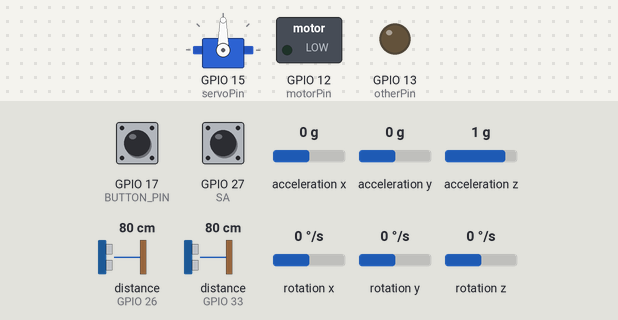
Recording of a sketch running on a simulated ESP32. On the bench: servo, switched loads named in the sketch (green lamp = pin HIGH), output pins drawn as LEDs (lit = HIGH). Inputs (shaded band) come from the test bench; at power-on: GPIO 17 (BUTTON_PIN) HIGH, distance to the obstacle (sensors on GPIO 26, GPIO 33) 80 cm, GPIO 27 (SA) HIGH, acceleration x 0 g, acceleration y 0 g, acceleration z 1 g, rotation x 0 °/s, rotation y 0 °/s, rotation z 0 °/s. The echo pulse lasts 58.3 µs per cm; pins used as bus, display or sensor lines are not drawn.

Above: at 0.8 s.
0.9 s: GPIO 17 (BUTTON_PIN) pulled LOW for 0.15 s
At 1.7 s:
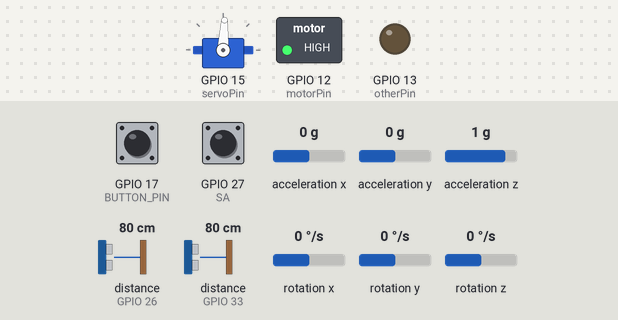
2.9 s: distance to the obstacle (sensor on GPIO 26) set to 2 cm
At 3.5 s:
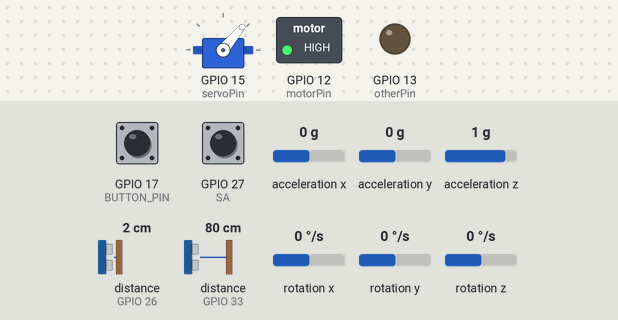
4.4 s: distance to the obstacle (sensor on GPIO 26) set to 5 cm
At 4.7 s:
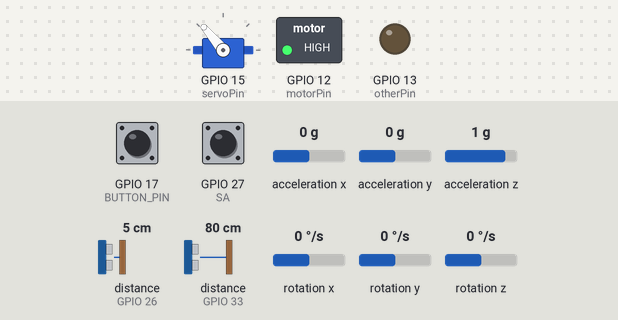
5.9 s: distance to the obstacle (sensor on GPIO 33) set to 4 cm
At 6.9 s:
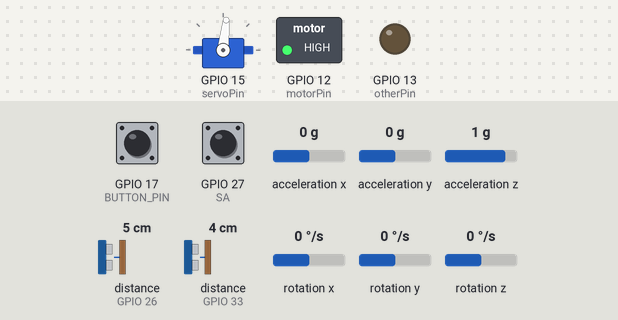
7.4 s: distance to the obstacle (sensor on GPIO 33) set to 13 cm
At 7.9 s:
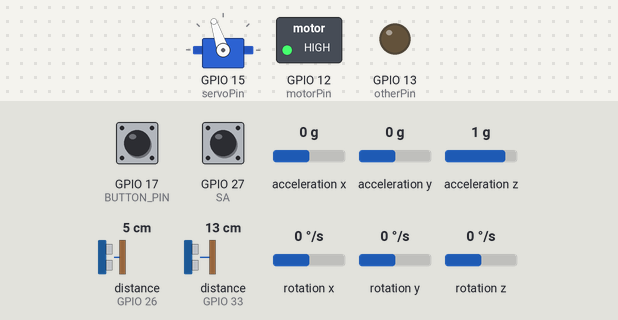
8.9 s: distance to the obstacle (sensor on GPIO 26) set to 18 cm
At 10.2 s:
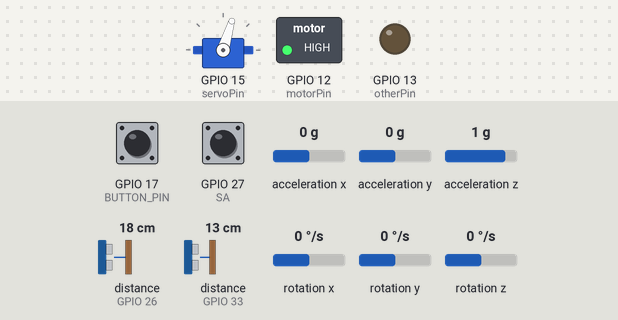
Timing chart, 0 to 11.4 s (numbered marks = the images above; inputs shaded):
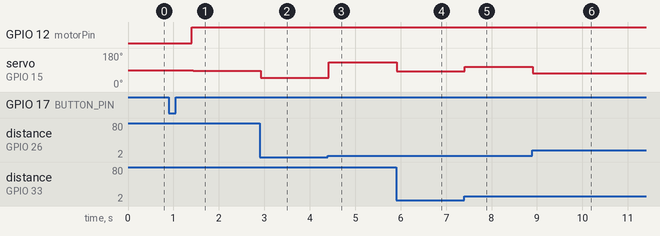

The sketch:

Open.ino
```cpp
#include <Arduino.h>
#include <ESP32Servo.h>
#include "Wire.h"
#include "I2Cdev.h"
#include "MPU6050.h"
#include <PID_v1.h>

unsigned long previousMillis = 0; // Stores the last time the action was run
const unsigned long interval = 1000; // Interval in milliseconds (e.g., 1000 ms = 1 second)

#define SA 27
#define SB 14

// ===== Globals =====
long prevT = 0;
int posPrev = 0;
volatile int pos_i = 0;

float v1Filt = 0;
float v1Prev = 0;

const int PULSOS_POR_REV = 12;

#define BUTTON_PIN 17

// --- IMU ---
MPU6050 mpu;
int16_t ax, ay, az;
int16_t gx, gy, gz;

float yaw = 0;
unsigned long lastIMUTime = 0;    // for integration
unsigned long lastPrintTime = 0;  // for printing
const unsigned long PRINT_INTERVAL = 200; // ms

// --- Pines de los ultrasonicos ---
const int trigPin1 = 25;
const int echoPin1 = 26;
const int trigPin2 = 32;
const int echoPin2 = 33;

// --- Servo ---
Servo serv;
const int servoPin = 15;

// --- Motor DC ---
const int motorPin = 12;   // PWM velocidad
const int otherPin = 13;   // Dirección / freno
const int freq = 10000;    // 10 kHz
const int resolution = 8;  // 8 bits (0-255)
bool dirc = false;

const int SERVO_CENTER = 87;  // prueba: ajústalo hasta que vaya recto

bool out;

// Lectura robusta HC-SR04 (mediana de 3, pulldown)
static inline long medirUna(int trigPin, int echoPin) {
  unsigned long t = micros();
  while (digitalRead(echoPin) == HIGH && (micros() - t) < 2000) {}
  digitalWrite(trigPin, LOW);  delayMicroseconds(2);
  digitalWrite(trigPin, HIGH); delayMicroseconds(10);
  digitalWrite(trigPin, LOW);
  unsigned long dur = pulseInLong(echoPin, HIGH, 25000UL);
  if (dur == 0) return 400;
  long cm = (long)(dur * 0.0343f * 0.5f);
  if (cm < 3) return 400;
  return cm;
}
long medirDistancia(int trigPin, int echoPin) {
  long a = medirUna(trigPin, echoPin); delayMicroseconds(100);
  long b = medirUna(trigPin, echoPin); delayMicroseconds(100);
  long c = medirUna(trigPin, echoPin);
  if (a > b) { long t=a; a=b; b=t; }
  if (b > c) { long t=b; b=c; c=t; }
  if (a > b) { long t=a; a=b; b=t; }
  return b;
}

// ===== PID Variables =====
double Setpoint, Input, Output;

// Initial guess for PID tuning
double Kp = 0.54, Ki = 0.05, Kd = 0.0125;

// Create PID object
PID myPID(&Input, &Output, &Setpoint, Kp, Ki, Kd, DIRECT);

// ===== Encoder ISR =====
void IRAM_ATTR readEncoder() {
  int b = digitalRead(SB);
  int increment = (b > 0) ? 1 : -1;
  pos_i += increment;
}

void setup() {
  Serial.begin(115200);
  pinMode(SA, INPUT_PULLUP);
  pinMode(SB, INPUT_PULLUP);
  attachInterrupt(digitalPinToInterrupt(SA), readEncoder, RISING);

  Wire.begin();
  mpu.initialize();

  pinMode(trigPin1, OUTPUT);
  pinMode(echoPin1, INPUT);
  pinMode(trigPin2, OUTPUT);
  pinMode(echoPin2, INPUT);

  // Configuración del botón
  pinMode(BUTTON_PIN, INPUT_PULLUP);

  serv.attach(servoPin);
  serv.write(90);

  pinMode(otherPin, OUTPUT);
  digitalWrite(otherPin, LOW);
  ledcAttach(motorPin, freq, resolution);

    // ===== PID Setup =====
  Setpoint = 1300; // Target RPM
  myPID.SetMode(AUTOMATIC);
  myPID.SetOutputLimits(10, 255); // PWM range

  while(true){
    if(digitalRead(BUTTON_PIN) == LOW){
      delay(500);
      return;
    }
  }
}

void loop() {
  // Safely read encoder position
  int pos = 0;
  noInterrupts();
  pos = pos_i;
  interrupts();

  // Compute velocity from position difference
  long currT = micros();
  float deltaT = (currT - prevT) / 1.0e6;
  float velocity1 = (pos - posPrev) / deltaT;
  posPrev = pos;
  prevT = currT;

  // Convert to RPM
  float v1 = velocity1 / PULSOS_POR_REV * 60.0;

  // Low-pass filter (25 Hz cutoff)
  v1Filt = 0.854 * v1Filt + 0.0728 * v1 + 0.0728 * v1Prev;
  v1Prev = v1;

  Input = v1Filt;

  //delay(10);

  // ====== Run PID continuously ======
  myPID.Compute();
  ledcWrite(motorPin, (int)Output);

  // ====== Read ultrasonics ======
  long d1 = medirDistancia(trigPin2, echoPin2); // left
  long d2 = medirDistancia(trigPin1, echoPin1); // right

  unsigned long now = millis();
  unsigned long nowMicros = micros();

  // ====== IMU update (always, with real Δt) ======
  float dt = (nowMicros - lastIMUTime) / 1000000.0;  // seconds
  lastIMUTime = nowMicros;

  mpu.getMotion6(&ax, &ay, &az, &gx, &gy, &gz);
  float yaw_rate = (float)gz / 131.0; // deg/s
  yaw += yaw_rate * dt;

  // --- ultrasonic steering ---
  int diff = d1 - d2;
  int servoAngle = map(diff, -15, 15, 47, 127);
  serv.write(constrain(servoAngle, 50, 130));

  // ====== Motor speed control ======
  float accelX_g = (float)ax / 16384.0;
  float accelX_ms2 = accelX_g * 9.81;
  int motorVel = map(accelX_ms2, -5, 5, 115, 255);
  motorVel = constrain(motorVel, 0, 255);

  unsigned long currentMillis = millis();

  /*if (currentMillis - previousMillis >= interval) {
    previousMillis = currentMillis; // Reset timer
    yaw = 90;
  }*/

  /*if(pos >= 4000){
    //serv.write(90);
    ledcWrite(motorPin, 0);
    while(true){
    }
  }*/

  if(yaw > 1105 && diff < 5){
    delay(350);
    serv.write(87);
    ledcWrite(motorPin, 0);
    while(true){
    }
  }

  if(yaw < -1030 && diff < 5){
    delay(150);
    serv.write(87);
    ledcWrite(motorPin, 0);
    while(true){
    }
  }

  /*if (v1Filt == 0) {
    serv.write(90);
    digitalWrite(otherPin, HIGH);
    delay(2000);
    if(yaw > 0){
      serv.write(115);
      digitalWrite(otherPin, LOW);
      ledcWrite(motorPin, 255);
      delay(200);
    }
    else if(yaw < 0){
      serv.write(70);
      digitalWrite(otherPin, LOW);
      ledcWrite(motorPin, 255);
      delay(200);
    }
  }*/
}
```

Measured:
- the behaviour switches between 3 and 4 cm on distance to the obstacle (sensor on GPIO 26) (found by bisection; images 2 and 3)
- after the input at 0.9 s, GPIO 12 (motorPin): LOW → HIGH after 0.50 s; servo on GPIO 15 (servoPin): 90° → 87° after 0.54 s
- after the input at 2.9 s, servo on GPIO 15 (servoPin): 87° → 50° at once
- after the input at 4.4 s, servo on GPIO 15 (servoPin): 50° → 130° at once
- after the input at 5.9 s, servo on GPIO 15 (servoPin): 130° → 84° at once
- after the input at 7.4 s, servo on GPIO 15 (servoPin): 84° → 108° at once
- after the input at 8.9 s, servo on GPIO 15 (servoPin): 108° → 73° at once
